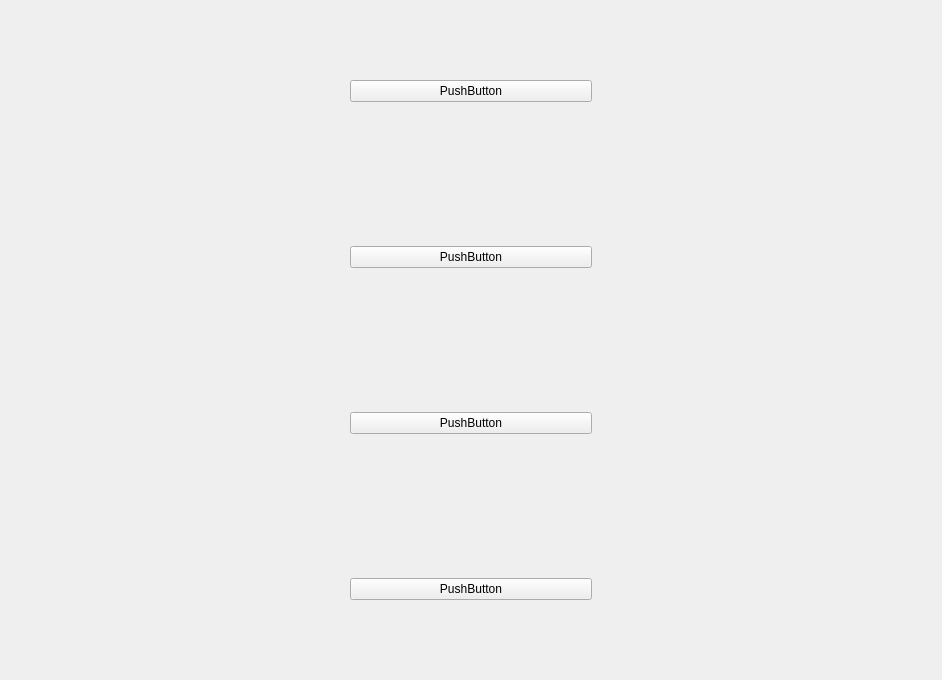
           <widget class="QWidget" name="scrollAreaStoreWidgetContents_2">
            <property name="geometry">
             <rect>
              <x>0</x>
              <y>0</y>
              <width>942</width>
              <height>676</height>
             </rect>
            </property>
            <property name="accessibleName">
             <string notr="true">bg_noborder</string>
            </property>
            <layout class="QGridLayout" name="gridLayout_5">
             <item row="2" column="0">
              <widget class="QWidget" name="widget_65" native="true">
               <property name="minimumSize">
                <size>
                 <width>160</width>
                 <height>160</height>
                </size>
               </property>
               <property name="maximumSize">
                <size>
                 <width>260</width>
                 <height>260</height>
                </size>
               </property>
               <layout class="QHBoxLayout" name="horizontalLayout_78">
                <item>
                 <widget class="QPushButton" name="pushButton_12">
                  <property name="text">
                   <string>PushButton</string>
                  </property>
                 </widget>
                </item>
               </layout>
              </widget>
             </item>
             <item row="3" column="0">
              <widget class="QWidget" name="widget_66" native="true">
               <property name="minimumSize">
                <size>
                 <width>160</width>
                 <height>160</height>
                </size>
               </property>
               <property name="maximumSize">
                <size>
                 <width>260</width>
                 <height>260</height>
                </size>
               </property>
               <layout class="QHBoxLayout" name="horizontalLayout_79">
                <item>
                 <widget class="QPushButton" name="pushButton_13">
                  <property name="text">
                   <string>PushButton</string>
                  </property>
                 </widget>
                </item>
               </layout>
              </widget>
             </item>
             <item row="1" column="0">
              <widget class="QWidget" name="widget_63" native="true">
               <property name="minimumSize">
                <size>
                 <width>160</width>
                 <height>160</height>
                </size>
               </property>
               <property name="maximumSize">
                <size>
                 <width>260</width>
                 <height>260</height>
                </size>
               </property>
               <layout class="QHBoxLayout" name="horizontalLayout_76">
                <item>
                 <widget class="QPushButton" name="pushButton_10">
                  <property name="text">
                   <string>PushButton</string>
                  </property>
                 </widget>
                </item>
               </layout>
              </widget>
             </item>
             <item row="0" column="0">
              <widget class="QWidget" name="widget_64" native="true">
               <property name="minimumSize">
                <size>
                 <width>160</width>
                 <height>160</height>
                </size>
               </property>
               <property name="maximumSize">
                <size>
                 <width>260</width>
                 <height>260</height>
                </size>
               </property>
               <layout class="QHBoxLayout" name="horizontalLayout_77">
                <item>
                 <widget class="QPushButton" name="pushButton_11">
                  <property name="text">
                   <string>PushButton</string>
                  </property>
                 </widget>
                </item>
               </layout>
              </widget>
             </item>
            </layout>
           </widget>
